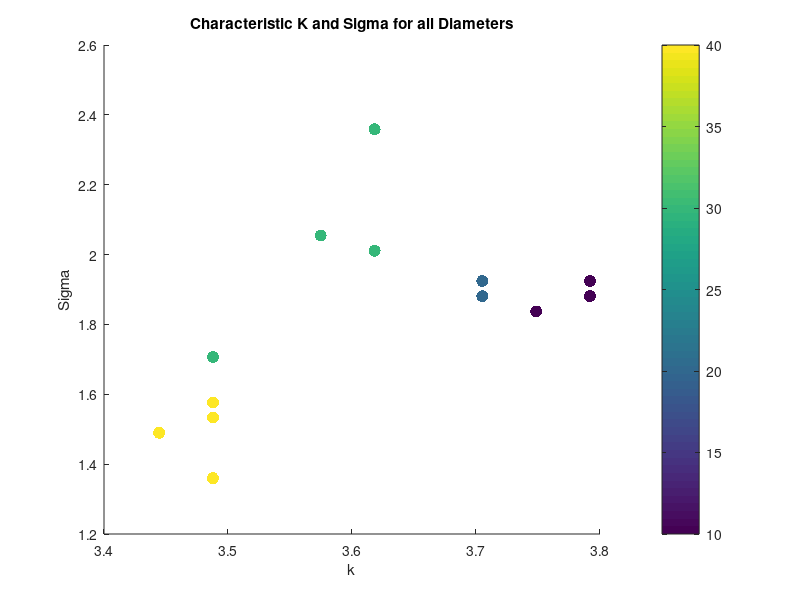

The MATLAB script that drew this image: (Note: this script raises an error after producing the figure.)
clear all;
close all;


% %% Torque Analysis
% load('maxima_data.mat');
% scatter(maxima_k, maxima_sigma.^2, 75, torque_values, 'filled');
% xlabel('k');
% ylabel('Sigma');
% title('Maxima of k vs Sigma with Torque as Color Gradient');
% %Lable the colorbar as Torque
% cbar = colorbar;
% cbar.Label.String = 'Torque';
% cbar.Label.FontSize = 14;
% cbar.FontSize = 14;
% colormap(jet); % Use a colormap that is suitable for continuous data
% caxis([min(torque_values) max(torque_values)]);

% grid on;
% % K means clustering of torque into 10 clusters, taking mean of each cluster k, sigma and corr too
% [cluster_idx, cluster_centers] = kmeans(torque_values', 10);
% % Take the mean of each cluster
% torque_means = zeros(10, 1);
% torque_stds = zeros(10, 1);
% sigma_means = zeros(10, 1);
% sigma_stds = zeros(10, 1);
% k_means = zeros(10, 1);
% corr_means = zeros(10, 1);
% for i = 1:10
%     torque_means(i) = mean(torque_values(cluster_idx == i));
%     torque_stds(i) = std(torque_values(cluster_idx == i));
%     sigma_means(i) = mean(maxima_sigma(cluster_idx == i));
%     k_means(i) = mean(maxima_k(cluster_idx == i));
%     corr_means(i) = mean(maxima_corr(cluster_idx == i));
%     sigma_stds(i) = std(maxima_sigma(cluster_idx == i));
% end
% % Plot the clusters
% figure;
% scatter(k_means, sigma_means, 50, torque_means, 'filled');
% xlabel('k');
% ylabel('Sigma');
% zlabel('Torque');
% title('Clustered Maxima of k vs Sigma with Torque as Color Gradient');
% colorbar;
% grid on;
% % Ensure data is sorted for polyfit
% [sigma_sorted, sort_idx] = sort(maxima_sigma);
% torque_sorted = torque_values(sort_idx);
% % Display correlation between torque and sigma
% disp('Correlation between Torque and Sigma:');
% disp(corr(torque_sorted', sigma_sorted'));
% % Display correlation between torque and sigma^2
% disp('Correlation between Torque and Sigma^2:');
% disp(corr(torque_sorted', sigma_sorted'.^2));
% % Polyfit for sigma vs torque (order 1 and 2)
% p1_sigma = polyfit(sigma_sorted, torque_sorted, 1);
% % Calculate fitted values and normalized MSE for sigma vs torque
% fitted_torque_p1_sigma = polyval(p1_sigma, sigma_sorted);
% mse_p1_sigma = mean((torque_sorted - fitted_torque_p1_sigma).^2);
% nmse_p1_sigma = mse_p1_sigma / var(torque_sorted);
% % Display results for sigma vs torque
% disp('Sigma vs Torque:');
% disp(['Order 1 nMSE: ', num2str(nmse_p1_sigma)]);
% %display correlation between torque and sigma
% % Plot for sigma vs torque with polynomial fits (first instance)
% figure;
% scatter(sigma_sorted, torque_sorted, 50, 'filled','DisplayName', 'Data');
% hold on;
% plot(sigma_sorted, fitted_torque_p1_sigma, '-r', 'DisplayName', ...
%     ['Order 1 Fit: y = ', num2str(p1_sigma(1)), 'x + ', num2str(p1_sigma(2)), ...
%     ', nMSE = ', num2str(nmse_p1_sigma)]);
% xlabel('Sigma');
% ylabel('Torque');
% title('Sigma vs Torque with Polynomial Fits');
% grid on;

% %Plot means of sigma as bar plot with variance as error bars
% figure;
% [sorted_sigma_means,idx] = sort(sigma_means);
% sorted_sigma_stds = sigma_stds(idx);
% bar(sorted_sigma_means.^2, 'FaceColor', [0.2 0.6 0.8], 'EdgeColor', 'k', 'LineWidth', 1.5);
% % Set the x-ticks to the cluster indices
% hold on;
% errorbar(sorted_sigma_means.^2,sorted_sigma_stds, 'k.', 'LineWidth', 1.5);
% ylim([1.95 2.85]);

% xlabel('Torque Number');
% ylabel('Mean Sigma^2');

% %Same Bar plot with torque means
% figure;
% [sorted_torque_means,idx_torque] = sort(torque_means);
% bar(sorted_torque_means, 'FaceColor', [0.2 0.6 0.8], 'EdgeColor', 'k', 'LineWidth', 1.5);
% hold on;
% errorbar(sorted_torque_means, torque_stds(idx_torque), 'k.', 'LineWidth', 1.5);
% xlabel('Torque Number');
% ylabel('Mean Torque');
% title('Mean Torque for Each Cluster with Error Bars');



% % Ensure data is sorted for polyfit
% [sigma_sorted, sort_idx] = sort(sigma_means);
% torque_sorted = torque_means(sort_idx);
% %Display correlation between torque and sigma
% disp('Correlation between Torque and Sigma:');
% disp(corr(torque_sorted, sigma_sorted));
% %Display correlation between torque and sigma^2
% disp('Correlation between Torque and Sigma^2:');
% disp(corr(torque_sorted, sigma_sorted.^2));
% % Polyfit for sigma vs torque (order 1 and 2)
% p1_sigma = polyfit(sigma_sorted, torque_sorted, 1);
% p2_sigma = polyfit(sigma_sorted, torque_sorted, 2);
% % Calculate zitted values and normalized MSE for sigma vs torque
% fitted_torque_p1_sigma = polyval(p1_sigma, sigma_sorted);
% fitted_torque_p2_sigma = polyval(p2_sigma, sigma_sorted);
% mse_p1_sigma = mean((torque_sorted - fitted_torque_p1_sigma).^2);
% mse_p2_sigma = mean((torque_sorted - fitted_torque_p2_sigma).^2);
% nmse_p1_sigma = mse_p1_sigma / var(torque_sorted);
% nmse_p2_sigma = mse_p2_sigma / var(torque_sorted);
% % Display results for sigma vs torque
% disp('Sigma vs Torque:');
% disp(['Order 1 nMSE: ', num2str(nmse_p1_sigma)]);
% disp(['Order 2 nMSE: ', num2str(nmse_p2_sigma)]);
% % Plot for sigma vs torque with polynomial fits (second instance)
% figure;
% scatter(sigma_sorted, torque_sorted, 50, 'filled', 'DisplayName', 'Data');
% hold on;
% % plot(sigma_sorted, fitted_torque_p1_sigma, '-r', 'DisplayName', ...
% %     ['Order 1 Fit: y = ', num2str(p1_sigma(1)), 'x + ', num2str(p1_sigma(2)), ...
% %     ', nMSE = ', num2str(nmse_p1_sigma)]);
% % plot(sigma_sorted, fitted_torque_p2_sigma, '--g', 'DisplayName', ...
% %     ['Order 2 Fit: y = ', num2str(p2_sigma(1)), 'x^2 + ', num2str(p2_sigma(2)), ...
% %     'x + ', num2str(p2_sigma(3)), ', nMSE = ', num2str(nmse_p2_sigma)]);
% xlabel('Sigma');
% ylabel('Torque');
% title('Sigma vs Torque with Polynomial Fits');
% grid on;



% %% Diameter Analysis
% % Saved as diameter_value, k_values(max_k_idx), sigma_values(max_sigma_idx), max_val
load('maxima_data_Diam.mat');
figure;
load('maxima_data.mat');
scatter(maxima_matrix(:, 2), maxima_matrix(:, 3), 75, maxima_matrix(:, 1), 'filled');
xlabel('k');
ylabel('Sigma');
title('Characteristic K and Sigma for all Diameters');
%Lable the colorbar as Torque
cbar = colorbar;
cbar.Label.String = 'Diameter';
cbar.Label.FontSize = 14;
cbar.FontSize = 14;
colormap(jet); % Use a colormap that is suitable for continuous data
caxis([min(maxima_matrix(:,1)) max(maxima_matrix(:, 1))]);
grid on;


% K vs d
% Ensure data is sorted for polyfit
[k_sorted, sort_idx] = sort(maxima_matrix(:, 2));
d_sorted = maxima_matrix(sort_idx, 1);
% Display correlation between d and k
disp('Correlation between Diameter and k:');
disp(corr(d_sorted, k_sorted));

%plot for k vs diam with polynomial fits
figure;
scatter(k_sorted, d_sorted, 50, 'filled', 'DisplayName', 'Data');
grid on;
hold on;
p1_k = polyfit(k_sorted, d_sorted, 1);
fitted_d_p1_k = polyval(p1_k, k_sorted);
mse_p1_k = mean((d_sorted - fitted_d_p1_k).^2);
nmse_p1_k = mse_p1_k / var(d_sorted);
disp('Diameter vs k:');
disp(['Order 1 nMSE: ', num2str(nmse_p1_k)]);
% plot(k_sorted, fitted_d_p1_k, '-r', 'DisplayName', ...
%     ['Order 1 Fit: y = ', num2str(p1_k(1)), 'x + ', num2str(p1_k(2)), ...
%     ', nMSE = ', num2str(nmse_p1_k)]);
xlabel('k');
ylabel('Diameter');
title('k vs Diameter with Polynomial Fits');


% Compute mean and std of sigma for each unique diameter
unique_diameters = unique(maxima_matrix(:, 1));
sigma_means_diameter = zeros(size(unique_diameters));
sigma_stds_diameter = zeros(size(unique_diameters));

for i = 1:length(unique_diameters)
    sigma_values_for_diameter = maxima_matrix(maxima_matrix(:, 1) == unique_diameters(i), 3);
    sigma_means_diameter(i) = mean(sigma_values_for_diameter);
    sigma_stds_diameter(i) = std(sigma_values_for_diameter);
    torque_values_for_diameter = maxima_matrix(maxima_matrix(:, 1) == unique_diameters(i), 4);
    mean_torque_for_diameter(i) = mean(torque_values_for_diameter);
    std_torque_for_diameter(i) = std(torque_values_for_diameter);
    k_values_for_diameter = maxima_matrix(maxima_matrix(:, 1) == unique_diameters(i), 2);
    mean_k_for_diameter(i) = mean(k_values_for_diameter);
    std_k_for_diameter(i) = std(k_values_for_diameter);
end

%Scatter of mean k vs mean diameter
figure;
scatter(mean_k_for_diameter, unique_diameters, 50, 'filled', 'DisplayName', 'Data');
xlabel('Mean k');
ylabel('Mean Diameter');
title('Mean k vs Mean Diameter');
grid on;
hold on;


% Bar plot of mean sigma with error bars for each diameter
figure;
bar(unique_diameters, sigma_means_diameter, 'FaceColor', [0.2 0.6 0.8], 'EdgeColor', 'k', 'LineWidth', 1.5);
hold on;
errorbar(unique_diameters, sigma_means_diameter, sigma_stds_diameter, 'k.', 'LineWidth', 1.5);
xlabel('Diameter');
ylabel('Mean Sigma');
title('Mean Sigma for Each Diameter with Error Bars');
grid on;

figure;
% Bar plot of mean torque with error bars for each diameter
bar(unique_diameters, mean_torque_for_diameter, 'FaceColor', [0.2 0.6 0.8], 'EdgeColor', 'k', 'LineWidth', 1.5);
hold on;
errorbar(unique_diameters, mean_torque_for_diameter, std_torque_for_diameter, 'k.', 'LineWidth', 1.5);
xlabel('Diameter'); 
ylabel('Mean Torque');
title('Mean Torque for Each Diameter with Error Bars');
grid on;